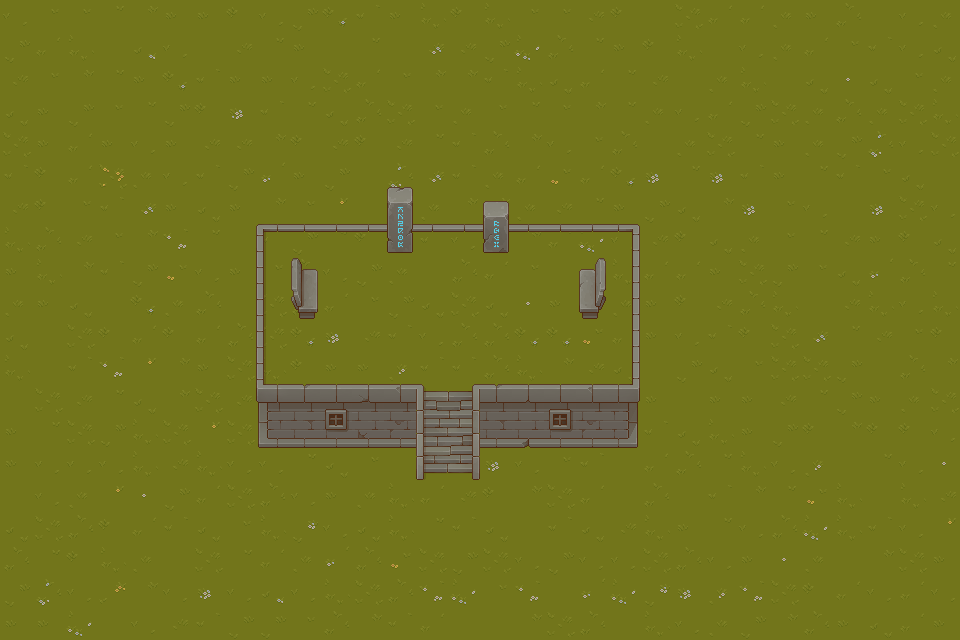

Rendered tile map (Tiled .tmx) drawn with the repository's tilesets; below, a short description and the full map source, tile grids included:
An orthogonal 30x20 tile map with 32x32 px tiles, 4 tile layers (Grass, Walls, Props, Text), 4 tilesets.

<map version="1.10" tiledversion="1.11.0" orientation="orthogonal" renderorder="right-down" width="30" height="20" tilewidth="32" tileheight="32" infinite="0" nextlayerid="5" nextobjectid="1">
 <tileset firstgid="1" source="grass.tsx" />
 <tileset firstgid="65" source="struct.tsx" />
 <tileset firstgid="321" source="walls.tsx" />
 <tileset firstgid="577" source="props.tsx" />
 <layer id="1" name="Grass" width="30" height="20">
  <data encoding="csv">
12,17,17,20,11,9,9,2,12,10,6,3,9,25,2,25,17,17,28,2,1,26,27,27,19,9,18,1,12,19,
10,27,25,1,8,12,1,28,20,9,1,20,1,32,28,10,29,18,20,9,2,25,1,12,19,27,17,3,12,4,
28,17,11,20,9,6,3,9,9,12,26,27,17,11,11,3,25,4,27,20,28,1,19,25,1,4,5,4,17,19,
4,9,10,17,20,10,2,13,3,20,4,18,26,17,19,17,20,17,11,20,19,12,27,10,26,19,18,19,26,25,
26,9,27,9,12,9,28,28,11,2,28,2,28,20,3,18,11,12,17,18,1,19,26,20,9,19,10,22,12,26,
3,2,27,30,19,12,3,10,31,9,10,1,22,32,3,19,27,21,27,6,13,20,13,3,9,20,3,17,4,1,
28,2,17,3,32,9,4,9,11,17,24,1,28,19,11,11,19,28,20,9,10,4,11,13,17,12,1,13,26,12,
25,18,28,17,11,7,20,1,3,10,20,2,9,3,12,17,11,27,29,12,28,2,4,19,17,20,28,9,2,4,
9,25,11,3,10,21,12,9,17,18,12,10,19,1,18,27,17,1,17,25,27,27,9,26,10,17,4,31,18,20,
19,9,4,1,6,19,18,1,26,18,27,17,10,4,26,4,5,9,3,19,9,2,28,18,25,1,28,25,16,25,
4,1,26,2,27,2,27,18,26,6,13,28,3,12,18,18,6,6,21,27,9,12,3,2,26,32,20,28,17,2,
25,1,3,7,24,11,9,26,25,2,9,9,23,3,3,18,25,11,28,4,1,10,4,17,26,26,10,1,18,11,
1,26,28,20,4,11,26,28,3,26,9,17,19,23,10,27,12,11,3,10,9,1,9,9,28,20,10,9,19,26,
9,20,26,10,25,26,24,26,3,26,28,25,1,2,25,21,18,19,12,19,3,4,25,9,10,2,11,2,2,12,
9,12,12,12,25,28,25,12,12,20,4,17,1,12,25,13,12,17,3,1,27,18,20,25,12,23,1,20,12,5,
1,12,19,24,5,10,27,26,18,12,9,19,25,27,28,2,11,26,27,1,18,1,3,11,20,21,25,1,25,28,
4,26,18,2,27,3,4,17,25,14,16,4,25,20,3,4,1,3,4,28,25,9,20,12,18,29,25,3,12,24,
18,20,2,25,19,1,26,20,27,19,31,18,21,26,10,26,12,10,12,12,26,18,12,9,5,19,1,11,26,9,
10,22,16,15,11,16,13,12,8,12,25,26,18,7,29,17,7,1,31,29,14,13,23,7,26,2,27,12,27,12,
9,9,29,1,12,28,3,10,10,17,18,11,3,27,1,1,11,26,18,1,25,12,19,10,11,18,9,4,27,9
</data>
 </layer>
 <layer id="2" name="Walls" width="30" height="20">
  <data encoding="csv">
0,0,0,0,0,0,0,0,0,0,0,0,0,0,0,0,0,0,0,0,0,0,0,0,0,0,0,0,0,0,
0,0,0,0,0,0,0,0,0,0,0,0,0,0,0,0,0,0,0,0,0,0,0,0,0,0,0,0,0,0,
0,0,0,0,0,0,0,0,0,0,0,0,0,0,0,0,0,0,0,0,0,0,0,0,0,0,0,0,0,0,
0,0,0,0,0,0,0,0,0,0,0,0,0,0,0,0,0,0,0,0,0,0,0,0,0,0,0,0,0,0,
0,0,0,0,0,0,0,0,0,0,0,0,0,0,0,0,0,0,0,0,0,0,0,0,0,0,0,0,0,0,
0,0,0,0,0,0,0,0,0,0,0,0,0,0,0,0,0,0,0,0,0,0,0,0,0,0,0,0,0,0,
0,0,0,0,0,0,0,0,0,0,0,0,632,0,0,584,0,0,0,0,0,0,0,0,0,0,0,0,0,0,
0,0,0,0,0,0,0,0,338,339,339,339,339,339,339,339,339,339,339,340,0,0,0,0,0,0,0,0,0,0,
0,0,0,0,0,0,0,0,354,637,0,0,0,0,0,0,0,0,589,356,0,0,0,0,0,0,0,0,0,0,
0,0,0,0,0,0,0,0,354,653,0,0,0,0,0,0,0,0,605,356,0,0,0,0,0,0,0,0,0,0,
0,0,0,0,0,0,0,0,354,0,0,0,0,0,0,0,0,0,0,356,0,0,0,0,0,0,0,0,0,0,
0,0,0,0,0,0,0,0,354,0,0,0,0,0,0,0,0,0,0,356,0,0,0,0,0,0,0,0,0,0,
0,0,0,0,0,0,0,0,370,418,423,420,421,82,83,418,419,423,421,372,0,0,0,0,0,0,0,0,0,0,
0,0,0,0,0,0,0,0,386,434,439,436,437,98,99,434,435,439,437,388,0,0,0,0,0,0,0,0,0,0,
0,0,0,0,0,0,0,0,0,0,0,0,0,114,115,0,0,0,0,0,0,0,0,0,0,0,0,0,0,0,
0,0,0,0,0,0,0,0,0,0,0,0,0,0,0,0,0,0,0,0,0,0,0,0,0,0,0,0,0,0,
0,0,0,0,0,0,0,0,0,0,0,0,0,0,0,0,0,0,0,0,0,0,0,0,0,0,0,0,0,0,
0,0,0,0,0,0,0,0,0,0,0,0,0,0,0,0,0,0,0,0,0,0,0,0,0,0,0,0,0,0,
0,0,0,0,0,0,0,0,0,0,0,0,0,0,0,0,0,0,0,0,0,0,0,0,0,0,0,0,0,0,
0,0,0,0,0,0,0,0,0,0,0,0,0,0,0,0,0,0,0,0,0,0,0,0,0,0,0,0,0,0
</data>
 </layer>
 <layer id="4" name="Props" width="30" height="20">
  <data encoding="csv">
0,0,0,0,0,0,0,0,0,0,0,0,0,0,0,0,0,0,0,0,0,0,0,0,0,0,0,0,0,0,
0,0,0,0,0,0,0,0,0,0,0,0,0,0,0,0,0,0,0,0,0,0,0,0,0,0,0,0,0,0,
0,0,0,0,0,0,0,0,0,0,0,0,0,0,0,0,0,0,0,0,0,0,0,0,0,0,0,0,0,0,
0,0,0,0,0,0,0,0,0,0,0,0,0,0,0,0,0,0,0,0,0,0,0,0,0,0,0,0,0,0,
0,0,0,0,0,0,0,0,0,0,0,0,0,0,0,0,0,0,0,0,0,0,0,0,0,0,0,0,0,0,
0,0,0,0,0,0,0,0,0,0,0,0,616,0,0,0,0,0,0,0,0,0,0,0,0,0,0,0,0,0,
0,0,0,0,0,0,0,0,0,0,0,0,632,0,0,584,0,0,0,0,0,0,0,0,0,0,0,0,0,0,
0,0,0,0,0,0,0,0,0,0,0,0,648,0,0,600,0,0,0,0,0,0,0,0,0,0,0,0,0,0,
0,0,0,0,0,0,0,0,0,0,0,0,0,0,0,0,0,0,0,0,0,0,0,0,0,0,0,0,0,0,
0,0,0,0,0,0,0,0,0,0,0,0,0,0,0,0,0,0,0,0,0,0,0,0,0,0,0,0,0,0,
0,0,0,0,0,0,0,0,0,0,0,0,0,0,0,0,0,0,0,0,0,0,0,0,0,0,0,0,0,0,
0,0,0,0,0,0,0,0,0,0,0,0,0,0,0,0,0,0,0,0,0,0,0,0,0,0,0,0,0,0,
0,0,0,0,0,0,0,0,0,0,0,0,0,0,0,0,0,0,0,0,0,0,0,0,0,0,0,0,0,0,
0,0,0,0,0,0,0,0,0,0,0,0,0,0,0,0,0,0,0,0,0,0,0,0,0,0,0,0,0,0,
0,0,0,0,0,0,0,0,0,0,0,0,0,0,0,0,0,0,0,0,0,0,0,0,0,0,0,0,0,0,
0,0,0,0,0,0,0,0,0,0,0,0,0,0,0,0,0,0,0,0,0,0,0,0,0,0,0,0,0,0,
0,0,0,0,0,0,0,0,0,0,0,0,0,0,0,0,0,0,0,0,0,0,0,0,0,0,0,0,0,0,
0,0,0,0,0,0,0,0,0,0,0,0,0,0,0,0,0,0,0,0,0,0,0,0,0,0,0,0,0,0,
0,0,0,0,0,0,0,0,0,0,0,0,0,0,0,0,0,0,0,0,0,0,0,0,0,0,0,0,0,0,
0,0,0,0,0,0,0,0,0,0,0,0,0,0,0,0,0,0,0,0,0,0,0,0,0,0,0,0,0,0
</data>
 </layer>
 <layer id="3" name="Text" width="30" height="20">
  <data encoding="csv">
0,0,0,0,0,0,0,0,0,0,0,0,0,0,0,0,0,0,0,0,0,0,0,0,0,0,0,0,0,0,
0,0,0,0,0,0,0,0,0,0,0,0,0,0,0,0,0,0,0,0,0,0,0,0,0,0,0,0,0,0,
0,0,0,0,0,0,0,0,0,0,0,0,0,0,0,0,0,0,0,0,0,0,0,0,0,0,0,0,0,0,
0,0,0,0,0,0,0,0,0,0,0,0,0,0,0,0,0,0,0,0,0,0,0,0,0,0,0,0,0,0,
0,0,0,0,0,0,0,0,0,0,0,0,0,0,0,0,0,0,0,0,0,0,0,0,0,0,0,0,0,0,
0,0,0,0,0,0,0,0,0,0,0,0,0,0,0,0,0,0,0,0,0,0,0,0,0,0,0,0,0,0,
0,0,0,0,0,0,0,0,0,0,0,0,633,0,0,585,0,0,0,0,0,0,0,0,0,0,0,0,0,0,
0,0,0,0,0,0,0,0,0,0,0,0,649,0,0,601,0,0,0,0,0,0,0,0,0,0,0,0,0,0,
0,0,0,0,0,0,0,0,0,0,0,0,0,0,0,0,0,0,0,0,0,0,0,0,0,0,0,0,0,0,
0,0,0,0,0,0,0,0,0,0,0,0,0,0,0,0,0,0,0,0,0,0,0,0,0,0,0,0,0,0,
0,0,0,0,0,0,0,0,0,0,0,0,0,0,0,0,0,0,0,0,0,0,0,0,0,0,0,0,0,0,
0,0,0,0,0,0,0,0,0,0,0,0,0,0,0,0,0,0,0,0,0,0,0,0,0,0,0,0,0,0,
0,0,0,0,0,0,0,0,0,0,0,0,0,0,0,0,0,0,0,0,0,0,0,0,0,0,0,0,0,0,
0,0,0,0,0,0,0,0,0,0,0,0,0,0,0,0,0,0,0,0,0,0,0,0,0,0,0,0,0,0,
0,0,0,0,0,0,0,0,0,0,0,0,0,0,0,0,0,0,0,0,0,0,0,0,0,0,0,0,0,0,
0,0,0,0,0,0,0,0,0,0,0,0,0,0,0,0,0,0,0,0,0,0,0,0,0,0,0,0,0,0,
0,0,0,0,0,0,0,0,0,0,0,0,0,0,0,0,0,0,0,0,0,0,0,0,0,0,0,0,0,0,
0,0,0,0,0,0,0,0,0,0,0,0,0,0,0,0,0,0,0,0,0,0,0,0,0,0,0,0,0,0,
0,0,0,0,0,0,0,0,0,0,0,0,0,0,0,0,0,0,0,0,0,0,0,0,0,0,0,0,0,0,
0,0,0,0,0,0,0,0,0,0,0,0,0,0,0,0,0,0,0,0,0,0,0,0,0,0,0,0,0,0
</data>
 </layer>
</map>
